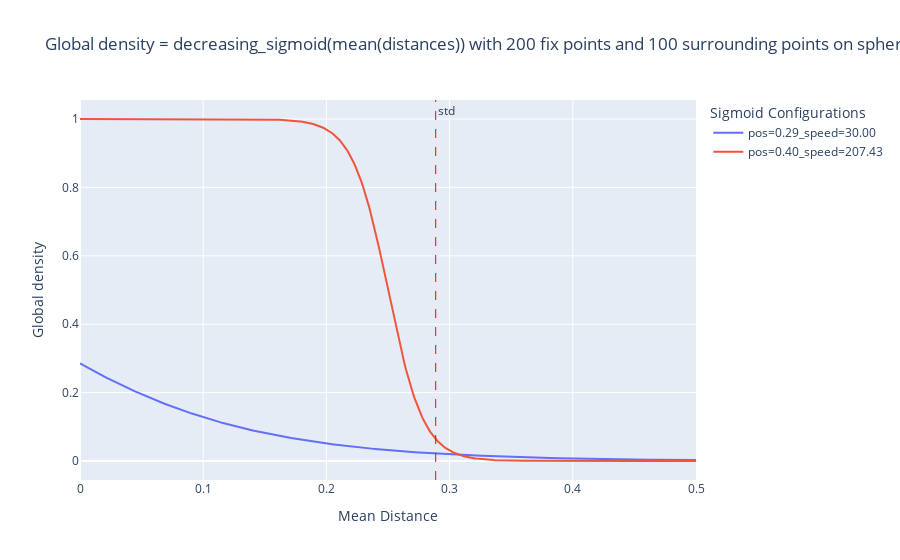

The cell this chart's notebook holds for it:
### Code cell
mean_dist = 1/n_total_points * (n_sphere_points * radii + np.sum(fix_distances))

# Determine sigmoid parameters based on actual means.
overfit_pos = np.median(mean_dist)
overfit_speed = 10 / np.std(mean_dist) if np.std(mean_dist) != 0 else 1

# Define sigmoid configurations
sigmoid_configs = [
    # {'pos': 1/4, 'speed': 20},
    # {'pos': fix_std, 'speed': n_total_points},
    {'pos': fix_std, 'speed': 1/ 10 * n_total_points},
    {'pos': overfit_pos, 'speed': overfit_speed},
]

# Compute sigmoid variation for each configuration
y_sigmoid = [sigmoid(mean_dist, **config, increasing=False) for config in sigmoid_configs]

# Create a plot using Plotly
fig = go.Figure()

# Add a line for each sigmoid configuration
for i, y_values in enumerate(y_sigmoid):
    config = sigmoid_configs[i]
    fig.add_trace(go.Scatter(
        x=radii, 
        y=y_values, 
        mode='lines', 
        name=f"pos={config['pos']:.2f}_speed={config['speed']:.2f}"
    ))

fig.add_vline(
    x=fix_std, 
    line_width=1, line_dash="dash", line_color="red", 
    annotation_text='std', annotation_position="top right"
)

# Update layout for better visualization
fig.update_layout(
    title=f'Global density = decreasing_sigmoid(mean(distances)) with {n_fix_points} fix points and {n_sphere_points} surrounding points on sphere with a varying radius',
    xaxis_title='Mean Distance',
    yaxis_title='Global density',
    legend_title='Sigmoid Configurations'
)

# Show plot
fig.show()

### Figure 1 — Plotly figure (JSON) as saved in the notebook; plotly's stock layout.template omitted (floating-point values rounded to 4 significant figures; data arrays with more than 128 entries replaced by an {"elided": "..."} marker saying what was removed)
{"data": [{"mode": "lines", "name": "pos=0.29_speed=30.00", "type": "scatter", "x": {"elided": "500 float values"}, "y": {"elided": "500 float values"}}, {"mode": "lines", "name": "pos=0.40_speed=207.43", "type": "scatter", "x": {"elided": "500 float values"}, "y": {"elided": "500 float values"}}], "layout": {"annotations": [{"showarrow": false, "text": "std", "x": 0.2887, "xanchor": "left", "xref": "x", "y": 1, "yanchor": "top", "yref": "y domain"}], "legend": {"title": {"text": "Sigmoid Configurations"}}, "shapes": [{"line": {"color": "red", "dash": "dash", "width": 1}, "type": "line", "x0": 0.2887, "x1": 0.2887, "xref": "x", "y0": 0, "y1": 1, "yref": "y domain"}], "title": {"text": "Global density = decreasing_sigmoid(mean(distances)) with 200 fix points and 100 surrounding points on sphere with a varying radius"}, "xaxis": {"title": {"text": "Mean Distance"}}, "yaxis": {"title": {"text": "Global density"}}}}
